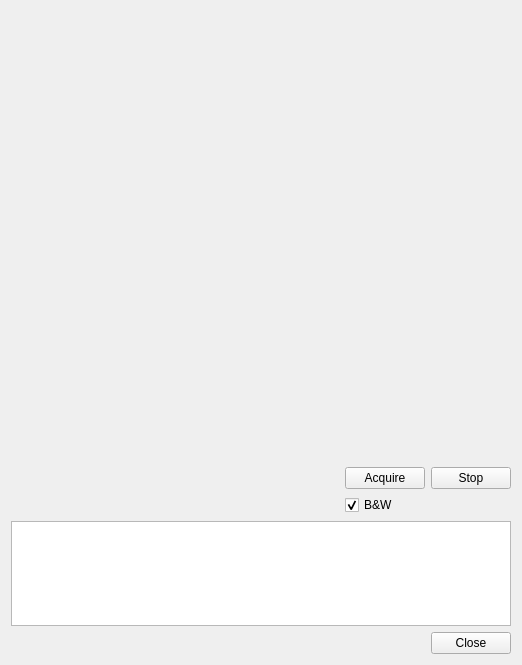
<?xml version="1.0" encoding="UTF-8"?>
<ui version="4.0">
 <class>Form1</class>
 <widget class="QMainWindow" name="Form1">
  <property name="geometry">
   <rect>
    <x>0</x>
    <y>0</y>
    <width>522</width>
    <height>665</height>
   </rect>
  </property>
  <property name="windowTitle">
   <string>Form1</string>
  </property>
  <widget class="QWidget" name="centralWidget">
   <layout class="QGridLayout" name="gridLayout_2">
    <item row="1" column="1" colspan="2">
     <layout class="QGridLayout" name="gridLayout">
      <item row="0" column="0">
       <widget class="QPushButton" name="acquireButton">
        <property name="text">
         <string>Acquire</string>
        </property>
       </widget>
      </item>
      <item row="0" column="1">
       <widget class="QPushButton" name="stopButton">
        <property name="text">
         <string>Stop</string>
        </property>
       </widget>
      </item>
      <item row="1" column="0" colspan="2">
       <widget class="QCheckBox" name="bwCheckBox">
        <property name="text">
         <string>B&amp;&amp;W</string>
        </property>
        <property name="checked">
         <bool>true</bool>
        </property>
       </widget>
      </item>
     </layout>
    </item>
    <item row="3" column="2">
     <widget class="QPushButton" name="closeButton">
      <property name="text">
       <string>Close</string>
      </property>
     </widget>
    </item>
    <item row="2" column="0" colspan="3">
     <widget class="QTextEdit" name="textEdit"/>
    </item>
    <item row="1" column="0">
     <spacer name="horizontalSpacer">
      <property name="orientation">
       <enum>Qt::Horizontal</enum>
      </property>
      <property name="sizeHint" stdset="0">
       <size>
        <width>295</width>
        <height>20</height>
       </size>
      </property>
     </spacer>
    </item>
    <item row="3" column="0" colspan="2">
     <spacer name="horizontalSpacer_2">
      <property name="orientation">
       <enum>Qt::Horizontal</enum>
      </property>
      <property name="sizeHint" stdset="0">
       <size>
        <width>396</width>
        <height>20</height>
       </size>
      </property>
     </spacer>
    </item>
    <item row="0" column="0" colspan="3">
     <widget class="QWidget" name="imageWidget" native="true">
      <property name="sizePolicy">
       <sizepolicy hsizetype="Preferred" vsizetype="Fixed">
        <horstretch>0</horstretch>
        <verstretch>0</verstretch>
       </sizepolicy>
      </property>
      <property name="minimumSize">
       <size>
        <width>0</width>
        <height>450</height>
       </size>
      </property>
     </widget>
    </item>
   </layout>
  </widget>
 </widget>
 <layoutdefault spacing="6" margin="11"/>
 <resources/>
 <connections/>
</ui>
